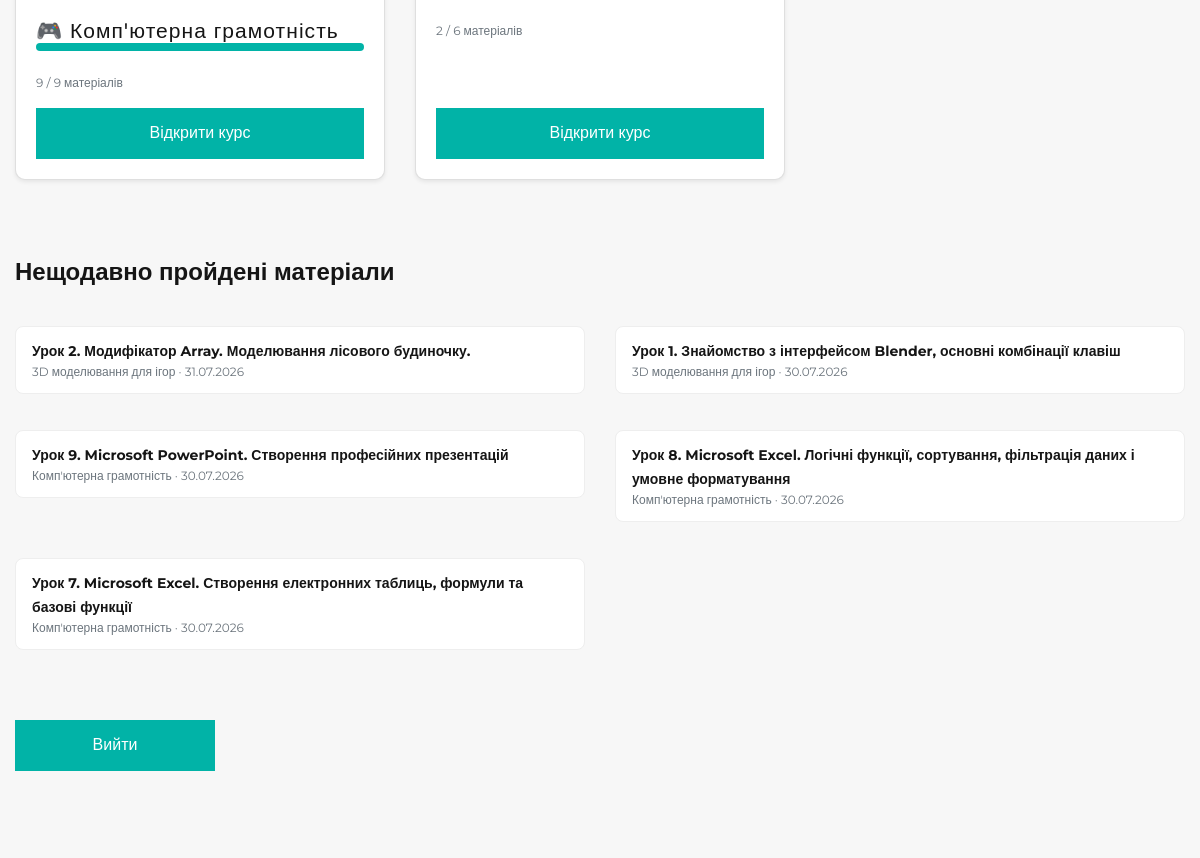
The page /users/profile/ (signed in, middle part) on the database as committed earlier.
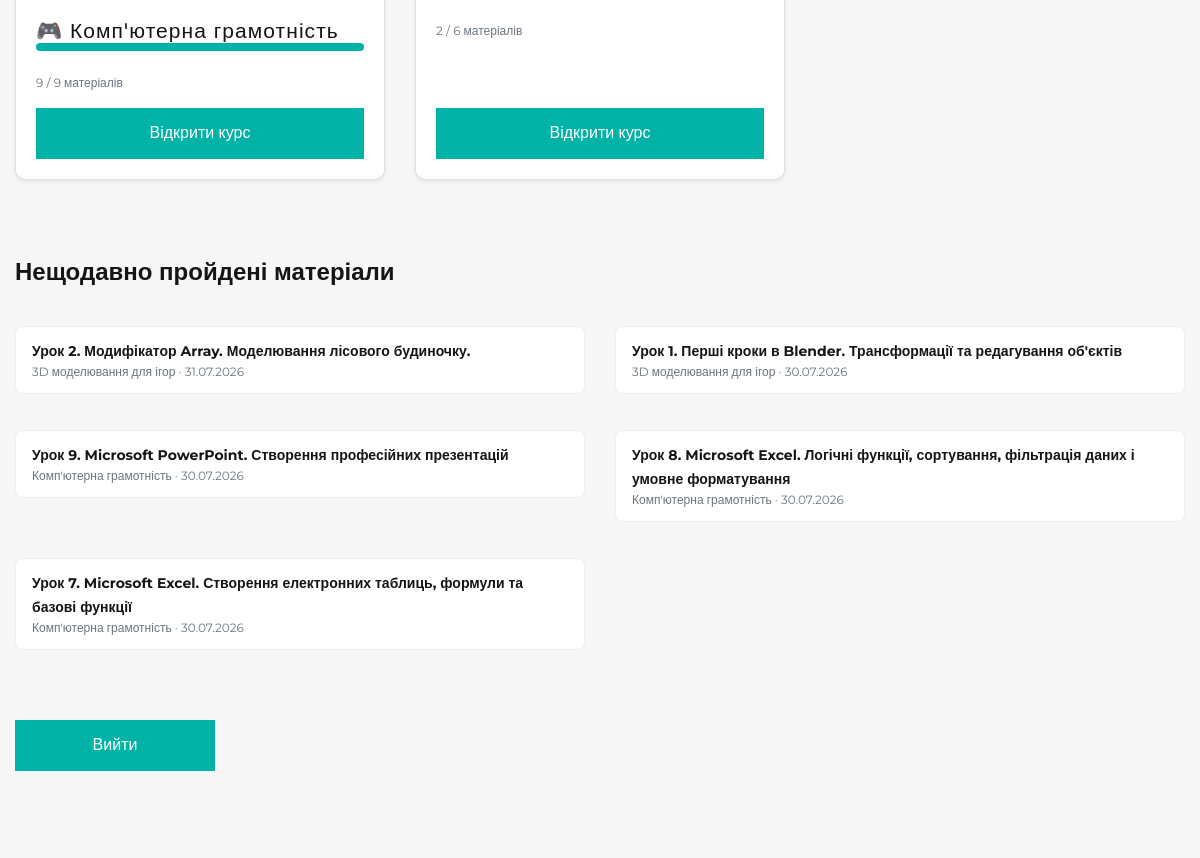
The same page on the database as committed later.
### learning/models.py (models this page shows, shortened)
class MaterialProgress(models.Model):
    user = models.ForeignKey(settings.AUTH_USER_MODEL, on_delete=models.CASCADE)
    material = models.ForeignKey(Material, on_delete=models.CASCADE)
    is_read = models.BooleanField('Прочитано', default=False)
    read_at = models.DateTimeField('Дата прочитання', null=True, blank=True)
    class Meta:
        unique_together = ('user', 'material')
        verbose_name = 'Прогрес по матеріалу'
        verbose_name_plural = 'Прогрес по матеріалах'

class Material(models.Model):
    course = models.ForeignKey(
        Course, on_delete=models.CASCADE, related_name='materials',
        verbose_name='Курс',
    )
    title = models.CharField('Назва матеріалу', max_length=200)
    order = models.PositiveSmallIntegerField(
        'Порядок', default=0,
        help_text='Визначає послідовність проходження (1, 2, 3 ...).',
    )
    content = CKEditor5Field('Текст матеріалу', config_name='material', blank=True)
    video_url = models.URLField('Посилання на відео (YouTube)', blank=True, null=True)
    file = models.FileField(
        'Файл (PDF тощо)', upload_to='materials/', blank=True, null=True,
    )
    class Meta:
        ordering = ['course', 'order']
        verbose_name = 'Матеріал курсу'
        verbose_name_plural = 'Матеріали курсу'
        unique_together = ('course', 'order')
    def is_unlocked_for(self, user):
        if self.order <= 1:
            return True
        previous = Material.objects.filter(
            course=self.course, order__lt=self.order
        ).order_by('-order').first()
        if previous is None:
            return True
        return MaterialProgress.objects.filter(
            user=user, material=previous, is_read=True
        ).exists()

### Web_1/models.py (models this page shows, shortened)
class Course(models.Model):
    LEVEL_CHOICES = [
        ('beginner', 'Початківець'),
        ('intermediate', 'Середній'),
        ('advanced', 'Просунутий'),
    ]
    category = models.ForeignKey(
        Category,
        on_delete=models.CASCADE,
        help_text='оберіть категорію',
        verbose_name='категорія курсу',
        null=True,
    )
    name = models.CharField(max_length=50, verbose_name="Ім'я")
    name_url = models.CharField(
        max_length=50, verbose_name='Name URL', default='', blank=True
    )
    image = models.ImageField(
        upload_to='course_images',
        verbose_name='Картинка',
        null=True,
        blank=True,
        validators=[validate_image_size]  # Додано перевірку ваги файлу
    )
    emoji_icon = models.CharField(
        max_length=10,
        verbose_name='Емодзі іконка',
        default='🎮',
        blank=True,
        help_text='Емодзі, що відображається на картці курсу (напр. 🎮, 🐍, 🎨)',
    )
    description_short = models.CharField(
        max_length=250,
        verbose_name='Короткий опис',
        null=True,
        blank=True,
    )
    description = models.TextField(
        verbose_name='Опис',
        null=True,
        blank=True,
        help_text='Детальний опис курсу (відображається у секції "Як проходить навчання")',
    )
    kid_age = models.CharField(
        max_length=50,
        verbose_name='Вік учня',
        null=True,
        blank=True,
        help_text='Напр. «від 10 років» або «8–14 років»',
    )
    level = models.CharField(
        max_length=20,
        choices=LEVEL_CHOICES,
        verbose_name='Рівень',
        default='beginner',
    )
    duration = models.CharField(
        max_length=50,
        verbose_name='Тривалість курсу',
        null=True,
        blank=True,
        help_text='Напр. «5 місяців», «3 місяці»',
    )
    lessons_count = models.PositiveSmallIntegerField(
        verbose_name='Кількість занять',
        null=True,
        blank=True,
    )
    schedule = models.CharField(
        max_length=100,
        verbose_name='Розклад',
        null=True,
        blank=True,
        help_text='Напр. «2 заняття на тиждень по 90 хвилин»',
    )
    price = models.CharField(
        max_length=50,
        verbose_name='Вартість',
        null=True,
        blank=True,
        help_text='Залишіть порожнім або вкажіть базову ціну для SEO',
    )
    date_price = models.IntegerField(
        verbose_name='Дата_ціна',
        null=True,
        blank=True,
    )
    price_monthly = models.CharField(
        max_length=50,
        verbose_name='Ціна (помісячна)',
        null=True,
        blank=True,
        help_text='Напр. «1200 грн» або «Уточніть»',
    )
    price_semester = models.CharField(
        max_length=50,
        verbose_name='Ціна (семестр)',
        null=True,
        blank=True,
        help_text='Напр. «6500 грн» або «Знижка»',
    )
    price_full = models.CharField(
        max_length=50,
        verbose_name='Ціна (повна)',
        null=True,
        blank=True,
        help_text='Напр. «11000 грн» або «Макс. знижка»',
    )
    stat_students = models.PositiveIntegerField(
        verbose_name='Учнів пройшло',
        null=True,
        blank=True,
        help_text='Напр. 120',
    )
    stat_projects = models.PositiveIntegerField(
        verbose_name='Проєктів створено',
        null=True,
        blank=True,
    )
    stat_rating = models.DecimalField(
        max_digits=3,
        decimal_places=1,
        verbose_name='Рейтинг',
        null=True,
        blank=True,
        help_text='Напр. 4.9',
    )
    stat_years = models.PositiveSmallIntegerField(
        verbose_name='Років викладаємо',
        null=True,
        blank=True,
    )
    what_will_learn = models.JSONField(
        verbose_name='Що вивчить дитина',
        null=True,
        blank=True,
        help_text=(
            'Список рядків. Приклад: '
            '["Основи Lua", "Створення 3D-світів", "Публікація гри"]'
        ),
    )
    for_whom = models.JSONField(
        verbose_name='Для кого курс',
        null=True,
        blank=True,
        help_text=(
            'Список об\'єктів. Приклад: '
            '[{"icon": "🎮", "title": "Фанати Roblox", '
            '"text": "Хочуть не просто грати, а створювати"}]'
        ),
    )
    advantages = models.JSONField(
        verbose_name='Переваги напряму',
        null=True,
        blank=True,
        help_text=(
            'Список нумерованих переваг курсу/професії. Приклад: '
            '[{"title": "Висока затребуваність", '
            '"text": "Python — одна з найпопулярніших мов програмування у світі"}]'
        ),
    )
    program_modules = models.JSONField(
        verbose_name='Програма (модулі)',
        null=True,
        blank=True,
        help_text=(
            'Список модулів. Приклад: '
            '[{"num": "01", "title": "Знайомство з Roblox Studio", '
            '"subtitle": "Інтерфейс та перший світ", '
            '"topics": ["Інтерфейс редактора", "Перша локація"]}]'
        ),
    )
    results = models.JSONField(
        verbose_name='Результати курсу',
        null=True,
        blank=True,
        help_text=(
            'Список результатів. Приклад: '
            '[{"icon": "🏆", "text": "Власна гра у Roblox"}]'
        ),
    )
    faq = models.JSONField(
        verbose_name='Часті запитання (FAQ)',
        null=True,
        blank=True,
        help_text=(
            'Список питань/відповідей. Приклад: '
            '[{"question": "З якого віку?", "answer": "Від 10 років."}]'
        ),
    )
    meta_description = models.CharField(
        max_length=300,
        verbose_name='Meta опис (SEO)',
        null=True,
        blank=True,
    )
    is_active = models.BooleanField(
        default=True,
        verbose_name='Активний',
        help_text='Якщо знято — курс не відображається на сайті',
    )
    order = models.PositiveSmallIntegerField(
        default=0,
        verbose_name='Порядок сортування',
    )
    class Meta:
        verbose_name = 'Курс'
        verbose_name_plural = 'Курси'
        ordering = ['order', 'name']

### users/views.py (the view)
# urls.py: path('profile/', views.profile, name = 'profile'),
@login_required
def profile(request):
    enrollments = (
        Enrollment.objects.filter(user=request.user)
        .select_related('course')
        .prefetch_related('course__materials')
    )
    continue_item = None
    for enrollment in enrollments:
        material = enrollment.next_material()
        if material:
            continue_item = {'enrollment': enrollment, 'material': material}
            break
    recent_progress = (
        MaterialProgress.objects.filter(user=request.user, is_read=True)
        .select_related('material', 'material__course')
        .order_by('-read_at')[:5]
    )
    context = {
        'enrollments': enrollments,
        'continue_item': continue_item,
        'recent_progress': recent_progress,
    }
    return render(request, 'registration/profile.html', context)

### learning/models.py (called while the page is built)
    def total_materials(self):
        return self.course.materials.count()

    def read_materials_count(self):
        return MaterialProgress.objects.filter(
            user=self.user, material__course=self.course, is_read=True
        ).count()

    def progress_percent(self):
        total = self.total_materials()
        if total == 0:
            return 0
        return round(self.read_materials_count() / total * 100)

    def next_material(self):
        for material in self.course.materials.all():
            already_read = MaterialProgress.objects.filter(
                user=self.user, material=material, is_read=True
            ).exists()
            if not already_read:
                return material if material.is_unlocked_for(self.user) else None
        return None  # усі матеріали курсу прочитано

### users/templates/registration/profile.html (shortened to what this page needs)
<!DOCTYPE html>
{% extends 'base.html' %}
{% load static %}
{% block content %}
<section class="section section-lg section-top-1 bg-gray-4">
  <div class="container">
    {% if enrollments %}
    <div class="row row-30 mb-5">
      {% for enrollment in enrollments %}
      <div class="col-md-6 col-lg-4 wow fadeInDown" data-wow-delay=".2s">
        <div class="card h-100 shadow-sm learning-course-card">
          <div class="card-body d-flex flex-column">
            <h5 class="card-title">{{ enrollment.course.emoji_icon }} {{ enrollment.course.name }}</h5>
            <div class="progress mb-2" style="height: 8px;">
              <div class="progress-bar learning-progress-bar" style="width: {{ enrollment.progress_percent }}%;"></div>
            </div>
            <p class="small text-muted mb-3">{{ enrollment.read_materials_count }} / {{ enrollment.total_materials }}
              матеріалів</p>
            <a class="button button-primary button-pipaluk btn-block mt-auto"
              href="{% url 'learning:course_materials' enrollment.course.id %}">Відкрити курс</a>
          </div>
        </div>
      </div>
      {% endfor %}
    </div>
    {% else %}
    <p class="text-muted mb-5">Курсів поки не призначено. Зверніться до адміністратора школи.</p>
    {% endif %}
    {% if recent_progress %}
    <h4 class="mb-3">Нещодавно пройдені матеріали</h4>
    <div class="row row-20">
      {% for progress in recent_progress %}
      <div class="col-md-6">
        <a class="d-block profile-recent-item mb-3" href="{% url 'learning:material_detail' progress.material.id %}">
          <strong>{{ progress.material.title }}</strong>
          <div class="small text-muted">{{ progress.material.course.name }} · {{ progress.read_at|date:"d.m.Y" }}</div>
        </a>
      </div>
      {% endfor %}
    </div>
    {% endif %}
    <form method="post" action="{% url 'users:logout' %}" class="mt-4">
      <button class="button button-primary button-pipaluk" type="submit">Вийти</button>
    </form>
  </div>
</section>
{% endblock content %}

Rows that differ between the two databases and show on the page:
changed through a linked row, MaterialProgress: material "Урок 1. Знайомство з інтерфейсом Blender, основні комбінації клавіш" → "Урок 1. Перші кроки в Blender. Трансформації та редагування об'єктів"
